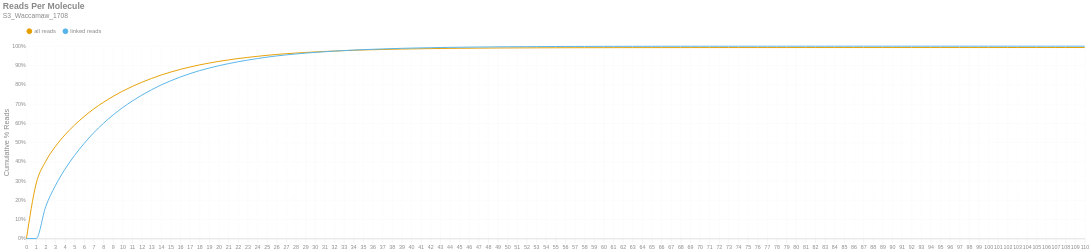

Notebook source saved alongside this figure:
### Markdown cell above
### Reads per Molecule
This chart shows the cumulative distribution of the number of reads per linked molecule. That is, how many alignments are associated with a unique molecule. This excludes the number of reads associated with invalid or absent linked-read barcodes. The `linked` histogram is the percentages recalculated when disregarding singletons.

### Code cell
if SKIPLR:
    print_html(f"Skipped")
else:
    counts = np.bincount(valids['reads'].cast(pl.Int64).to_numpy())
    weighted = counts * np.arange(len(counts))
    all_perc = weighted / n_reads
    linked_perc = weighted / n_linked_reads
    linked_perc[1] = 0
    binned_df = pl.DataFrame({
        'readsper': list(range(len(counts))),
        'all reads (cumsum)': np.cumsum(all_perc).tolist(),
        'linked reads (cumsum)': np.cumsum(linked_perc).tolist(),
    })

    with SafeRender(binned_df):
        (
            density_plot(binned_df, 'Reads Per Molecule', samplename, 'readspmol')
            .encode(
                x=alt.X('readsper:O', title=None).axis(labelAngle=0).scale(padding=0),
                y=alt.Y('value:Q', title='Cumulative % Reads').axis(format='%').stack(False),
                color=alt.Color("key:N").scale(domain=["all reads", "linked reads"]),
                tooltip=[
                    alt.Tooltip("key:N", title="Data Type"),
                    alt.Tooltip("readsper:O", title="Reads Per Molecule"),
                    alt.Tooltip("value:Q", format=".2%", title="% Reads (Cum.)")
                ]            
            )
        ).display()

### Figure 1 — Vega-Lite specification as saved in the notebook (floating-point values rounded to 4 significant figures)
{"width": "container", "height": 400, "config": {"title": {"anchor": "start", "dy": -15, "fontSize": 18, "color": "#888888", "subtitleColor": "#888888", "subtitleFontSize": 14}, "arc": {"fill": "#0072B2"}, "axis": {"domainColor": "#888888", "domainWidth": 0.5, "gridWidth": 0.2, "grid": false, "titleFontWeight": 400, "titleFontSize": 15, "labelFontSize": 11, "labelColor": "#888888", "tickColor": "#888888", "tickWidth": 0.2, "titleColor": "#888888"}, "axisBand": {"grid": false}, "axisX": {"grid": true, "tickSize": 10, "domainCap": "round"}, "axisY": {"domain": false, "grid": true, "tickSize": 0, "domainCap": "round"}, "background": "transparent", "header": {"labelFontSize": 15, "labelColor": "#888888", "titleFontSize": 15, "titleFontWeight": 600, "titleColor": "#888888"}, "legend": {"labelFont": "sans-serif", "labelFontSize": 12, "labelColor": "#888888", "symbolSize": 100, "symbolType": "circle", "titleFontSize": 12, "titlePadding": 10, "titleColor": "#888888", "title": null, "orient": "top"}, "range": {"category": ["#E69F00", "#56B4E9", "#009E73", "#F0E442", "#0072B2", "#D55E00", "#CC79A7", "#000000"], "diverging": ["#cfe8f3", "#a2d4ec", "#73bfe2", "#46abdb", "#1696d2", "#12719e"]}, "area": {"fill": "#0072B2", "fillOpacity": 0.7, "line": true, "strokeOpacity": 0.7}, "line": {"color": "#0072B2", "stroke": "#0072B2", "strokeWidth": 2}, "trail": {"color": "#0072B2", "stroke": "#0072B2", "strokeWidth": 0, "size": 1}, "point": {"filled": true, "fillOpacity": 1.0, "size": 95}, "text": {"color": "#888888", "fontSize": 11, "align": "right", "fontWeight": 400, "size": 11}, "bar": {"fill": "#0072B2", "stroke": null}, "view": {"stroke": null, "continuousWidth": 660, "continuousHeight": 400}}, "data": {"name": "data-bd70f2ca7d8784ef88994d344a9eed36"}, "mark": {"type": "line", "interpolate": "monotone", "point": {"opacity": 0, "size": 275}}, "encoding": {"color": {"field": "key", "scale": {"domain": ["all reads", "linked reads"]}, "type": "nominal"}, "tooltip": [{"field": "key", "title": "Data Type", "type": "nominal"}, {"field": "readsper", "title": "Reads Per Molecule", "type": "ordinal"}, {"field": "value", "format": ".2%", "title": "% Reads (Cum.)", "type": "quantitative"}], "x": {"axis": {"labelAngle": 0}, "field": "readsper", "scale": {"padding": 0}, "title": null, "type": "ordinal"}, "y": {"axis": {"format": "%"}, "field": "value", "stack": false, "title": "Cumulative % Reads", "type": "quantitative"}}, "params": [{"name": "param_c36ac31b6afebe62", "select": {"type": "point", "fields": ["key"]}, "bind": "legend"}], "title": {"text": "Reads Per Molecule", "subtitle": "S3_Waccamaw_1708"}, "transform": [{"fold": ["all reads (cumsum)", "linked reads (cumsum)"]}, {"calculate": "replace(datum.key, ' (cumsum)', '')", "as": "key"}, {"filter": {"param": "param_c36ac31b6afebe62"}}], "usermeta": {"embedOptions": {"downloadFileName": "S3_Waccamaw_1708.readspmol"}}, "$schema": "https://vega.github.io/schema/vega-lite/v6.1.0.json", "datasets": {"data-bd70f2ca7d8784ef88994d344a9eed36": [{"readsper": 0, "all reads (cumsum)": 0.0, "linked reads (cumsum)": 0.0}, {"readsper": 1, "all reads (cumsum)": 0.2836, "linked reads (cumsum)": 0.0}, {"readsper": 2, "all reads (cumsum)": 0.4011, "linked reads (cumsum)": 0.1657}, {"readsper": 3, "all reads (cumsum)": 0.4783, "linked reads (cumsum)": 0.2745}, {"readsper": 4, "all reads (cumsum)": 0.5391, "linked reads (cumsum)": 0.3602}, {"readsper": 5, "all reads (cumsum)": 0.5901, "linked reads (cumsum)": 0.432}, {"readsper": 6, "all reads (cumsum)": 0.6345, "linked reads (cumsum)": 0.4947}, {"readsper": 7, "all reads (cumsum)": 0.674, "linked reads (cumsum)": 0.5503}, {"readsper": 8, "all reads (cumsum)": 0.7084, "linked reads (cumsum)": 0.5989}, {"readsper": 9, "all reads (cumsum)": 0.7392, "linked reads (cumsum)": 0.6422}, {"readsper": 10, "all reads (cumsum)": 0.7664, "linked reads (cumsum)": 0.6806}, {"readsper": 11, "all reads (cumsum)": 0.7907, "linked reads (cumsum)": 0.7149}, {"readsper": 12, "all reads (cumsum)": 0.8126, "linked reads (cumsum)": 0.7457}, {"readsper": 13, "all reads (cumsum)": 0.8322, "linked reads (cumsum)": 0.7734}, {"readsper": 14, "all reads (cumsum)": 0.8501, "linked reads (cumsum)": 0.7986}, {"readsper": 15, "all reads (cumsum)": 0.8655, "linked reads (cumsum)": 0.8203}, {"readsper": 16, "all reads (cumsum)": 0.8795, "linked reads (cumsum)": 0.84}, {"readsper": 17, "all reads (cumsum)": 0.8917, "linked reads (cumsum)": 0.8572}, {"readsper": 18, "all reads (cumsum)": 0.9028, "linked reads (cumsum)": 0.8729}, {"readsper": 19, "all reads (cumsum)": 0.9123, "linked reads (cumsum)": 0.8863}, {"readsper": 20, "all reads (cumsum)": 0.921, "linked reads (cumsum)": 0.8985}, {"readsper": 21, "all reads (cumsum)": 0.9286, "linked reads (cumsum)": 0.9092}, {"readsper": 22, "all reads (cumsum)": 0.9356, "linked reads (cumsum)": 0.9191}, {"readsper": 23, "all reads (cumsum)": 0.9417, "linked reads (cumsum)": 0.9277}, {"readsper": 24, "all reads (cumsum)": 0.9472, "linked reads (cumsum)": 0.9355}, {"readsper": 25, "all reads (cumsum)": 0.9525, "linked reads (cumsum)": 0.9429}, {"readsper": 26, "all reads (cumsum)": 0.957, "linked reads (cumsum)": 0.9492}, {"readsper": 27, "all reads (cumsum)": 0.9609, "linked reads (cumsum)": 0.9548}, {"readsper": 28, "all reads (cumsum)": 0.9642, "linked reads (cumsum)": 0.9595}, {"readsper": 29, "all reads (cumsum)": 0.9674, "linked reads (cumsum)": 0.9639}, {"readsper": 30, "all reads (cumsum)": 0.97, "linked reads (cumsum)": 0.9676}, {"readsper": 31, "all reads (cumsum)": 0.9725, "linked reads (cumsum)": 0.9711}, {"readsper": 32, "all reads (cumsum)": 0.9747, "linked reads (cumsum)": 0.9743}, {"readsper": 33, "all reads (cumsum)": 0.9768, "linked reads (cumsum)": 0.9772}, {"readsper": 34, "all reads (cumsum)": 0.9785, "linked reads (cumsum)": 0.9797}, {"readsper": 35, "all reads (cumsum)": 0.9802, "linked reads (cumsum)": 0.982}, {"readsper": 36, "all reads (cumsum)": 0.9815, "linked reads (cumsum)": 0.9838}, {"readsper": 37, "all reads (cumsum)": 0.9828, "linked reads (cumsum)": 0.9856}, {"readsper": 38, "all reads (cumsum)": 0.984, "linked reads (cumsum)": 0.9873}, {"readsper": 39, "all reads (cumsum)": 0.985, "linked reads (cumsum)": 0.9887}, {"readsper": 40, "all reads (cumsum)": 0.9858, "linked reads (cumsum)": 0.99}, {"readsper": 41, "all reads (cumsum)": 0.9866, "linked reads (cumsum)": 0.991}, {"readsper": 42, "all reads (cumsum)": 0.9874, "linked reads (cumsum)": 0.9921}, {"readsper": 43, "all reads (cumsum)": 0.988, "linked reads (cumsum)": 0.993}, {"readsper": 44, "all reads (cumsum)": 0.9886, "linked reads (cumsum)": 0.9938}, {"readsper": 45, "all reads (cumsum)": 0.989, "linked reads (cumsum)": 0.9944}, {"readsper": 46, "all reads (cumsum)": 0.9895, "linked reads (cumsum)": 0.995}, {"readsper": 47, "all reads (cumsum)": 0.9898, "linked reads (cumsum)": 0.9956}, {"readsper": 48, "all reads (cumsum)": 0.9901, "linked reads (cumsum)": 0.996}, {"readsper": 49, "all reads (cumsum)": 0.9905, "linked reads (cumsum)": 0.9965}, {"readsper": 50, "all reads (cumsum)": 0.9908, "linked reads (cumsum)": 0.9969}, {"readsper": 51, "all reads (cumsum)": 0.991, "linked reads (cumsum)": 0.9972}, {"readsper": 52, "all reads (cumsum)": 0.9912, "linked reads (cumsum)": 0.9975}, {"readsper": 53, "all reads (cumsum)": 0.9914, "linked reads (cumsum)": 0.9978}, {"readsper": 54, "all reads (cumsum)": 0.9916, "linked reads (cumsum)": 0.9981}, {"readsper": 55, "all reads (cumsum)": 0.9918, "linked reads (cumsum)": 0.9983}, {"readsper": 56, "all reads (cumsum)": 0.9919, "linked reads (cumsum)": 0.9985}, {"readsper": 57, "all reads (cumsum)": 0.992, "linked reads (cumsum)": 0.9987}, {"readsper": 58, "all reads (cumsum)": 0.9921, "linked reads (cumsum)": 0.9988}, {"readsper": 59, "all reads (cumsum)": 0.9922, "linked reads (cumsum)": 0.9989}, {"readsper": 60, "all reads (cumsum)": 0.9923, "linked reads (cumsum)": 0.999}, {"readsper": 61, "all reads (cumsum)": 0.9924, "linked reads (cumsum)": 0.9991}, {"readsper": 62, "all reads (cumsum)": 0.9924, "linked reads (cumsum)": 0.9992}, {"readsper": 63, "all reads (cumsum)": 0.9925, "linked reads (cumsum)": 0.9993}, {"readsper": 64, "all reads (cumsum)": 0.9925, "linked reads (cumsum)": 0.9993}, {"readsper": 65, "all reads (cumsum)": 0.9925, "linked reads (cumsum)": 0.9994}, {"readsper": 66, "all reads (cumsum)": 0.9926, "linked reads (cumsum)": 0.9995}, {"readsper": 67, "all reads (cumsum)": 0.9926, "linked reads (cumsum)": 0.9995}, {"readsper": 68, "all reads (cumsum)": 0.9927, "linked reads (cumsum)": 0.9996}, {"readsper": 69, "all reads (cumsum)": 0.9927, "linked reads (cumsum)": 0.9996}, {"readsper": 70, "all reads (cumsum)": 0.9928, "linked reads (cumsum)": 0.9997}, {"readsper": 71, "all reads (cumsum)": 0.9928, "linked reads (cumsum)": 0.9997}, {"readsper": 72, "all reads (cumsum)": 0.9928, "linked reads (cumsum)": 0.9998}, {"readsper": 73, "all reads (cumsum)": 0.9928, "linked reads (cumsum)": 0.9998}, {"readsper": 74, "all reads (cumsum)": 0.9928, "linked reads (cumsum)": 0.9998}, {"readsper": 75, "all reads (cumsum)": 0.9928, "linked reads (cumsum)": 0.9998}, {"readsper": 76, "all reads (cumsum)": 0.9928, "linked reads (cumsum)": 0.9998}, {"readsper": 77, "all reads (cumsum)": 0.9929, "linked reads (cumsum)": 0.9998}, {"readsper": 78, "all reads (cumsum)": 0.9929, "linked reads (cumsum)": 0.9998}, {"readsper": 79, "all reads (cumsum)": 0.9929, "linked reads (cumsum)": 0.9999}, {"readsper": 80, "all reads (cumsum)": 0.9929, "linked reads (cumsum)": 0.9999}, {"readsper": 81, "all reads (cumsum)": 0.9929, "linked reads (cumsum)": 0.9999}, {"readsper": 82, "all reads (cumsum)": 0.9929, "linked reads (cumsum)": 0.9999}, {"readsper": 83, "all reads (cumsum)": 0.9929, "linked reads (cumsum)": 0.9999}, {"readsper": 84, "all reads (cumsum)": 0.9929, "linked reads (cumsum)": 0.9999}, {"readsper": 85, "all reads (cumsum)": 0.9929, "linked reads (cumsum)": 0.9999}, {"readsper": 86, "all reads (cumsum)": 0.9929, "linked reads (cumsum)": 0.9999}, {"readsper": 87, "all reads (cumsum)": 0.9929, "linked reads (cumsum)": 0.9999}, {"readsper": 88, "all reads (cumsum)": 0.9929, "linked reads (cumsum)": 0.9999}, {"readsper": 89, "all reads (cumsum)": 0.9929, "linked reads (cumsum)": 0.9999}, {"readsper": 90, "all reads (cumsum)": 0.9929, "linked reads (cumsum)": 0.9999}, {"readsper": 91, "all reads (cumsum)": 0.9929, "linked reads (cumsum)": 0.9999}, {"readsper": 92, "all reads (cumsum)": 0.9929, "linked reads (cumsum)": 0.9999}, {"readsper": 93, "all reads (cumsum)": 0.9929, "linked reads (cumsum)": 0.9999}, {"readsper": 94, "all reads (cumsum)": 0.9929, "linked reads (cumsum)": 1.0}, {"readsper": 95, "all reads (cumsum)": 0.9929, "linked reads (cumsum)": 1.0}, {"readsper": 96, "all reads (cumsum)": 0.9929, "linked reads (cumsum)": 1.0}, {"readsper": 97, "all reads (cumsum)": 0.9929, "linked reads (cumsum)": 1.0}, {"readsper": 98, "all reads (cumsum)": 0.9929, "linked reads (cumsum)": 1.0}, {"readsper": 99, "all reads (cumsum)": 0.9929, "linked reads (cumsum)": 1.0}, {"readsper": 100, "all reads (cumsum)": 0.9929, "linked reads (cumsum)": 1.0}, {"readsper": 101, "all reads (cumsum)": 0.9929, "linked reads (cumsum)": 1.0}, {"readsper": 102, "all reads (cumsum)": 0.993, "linked reads (cumsum)": 1.0}, {"readsper": 103, "all reads (cumsum)": 0.993, "linked reads (cumsum)": 1.0}, {"readsper": 104, "all reads (cumsum)": 0.993, "linked reads (cumsum)": 1.0}, {"readsper": 105, "all reads (cumsum)": 0.993, "linked reads (cumsum)": 1.0}, {"readsper": 106, "all reads (cumsum)": 0.993, "linked reads (cumsum)": 1.0}, {"readsper": 107, "all reads (cumsum)": 0.993, "linked reads (cumsum)": 1.0}, {"readsper": 108, "all reads (cumsum)": 0.993, "linked reads (cumsum)": 1.0}, {"readsper": 109, "all reads (cumsum)": 0.993, "linked reads (cumsum)": 1.0}, {"readsper": 110, "all reads (cumsum)": 0.993, "linked reads (cumsum)": 1.0}]}}
